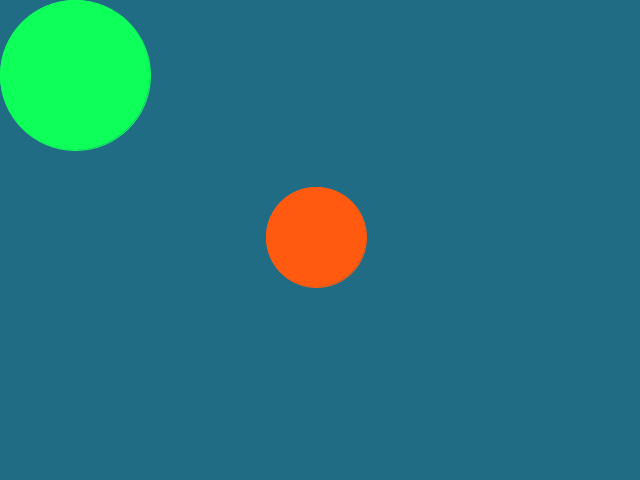
Frame 1 (no input)
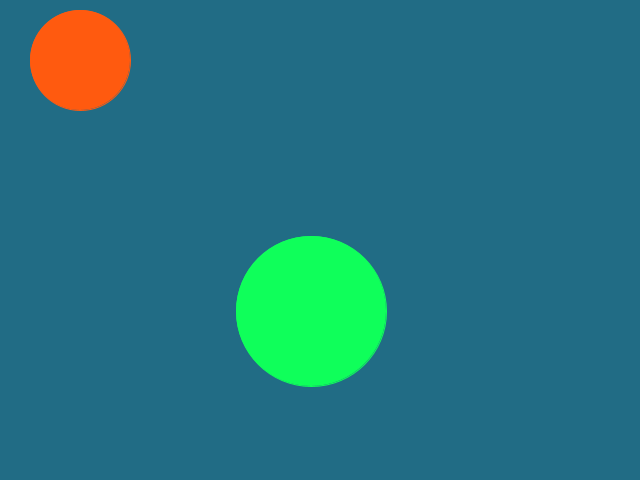
Frame 60 (the mouse pressed at the canvas centre just before this capture)
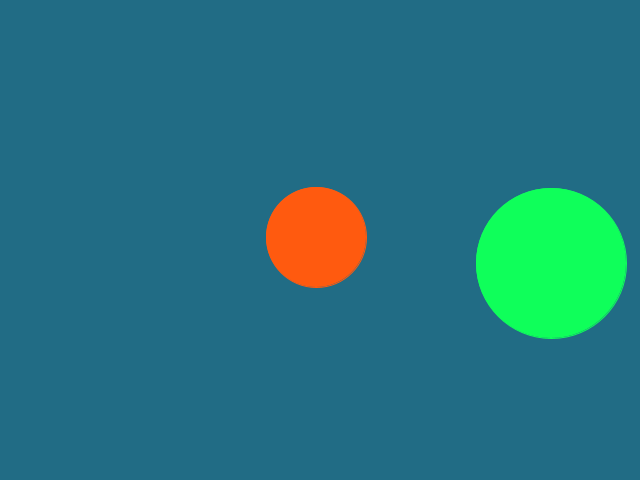
Frame 120 (the mouse held since frame 60 and released just before this capture)

The Processing sketch that drew these frames (run headless with seeded random() and noise(); from frame 60 on, the mouse is pressed at the canvas centre):

// Processing sketch: Programming_04
// ── Programming_04.pde
PVector circle; //Vector for the small circles possition
PVector mouse; //Vector for the mouses possition
//Ended up not really using this vector, but kept it since I'm wondering why the code didn't compute
PVector dif; //Vector for the difference between the circle and the mouse

PVector position; //Vector for the position of the bigger circle
PVector direction; //Vector for the direction of the bigger circle

void setup () 
{
  size(640, 480);

  circle = new PVector(width/2, height/2); //The small circle spawn in the middle of the screen
  mouse = new PVector (mouseX, mouseY); //The mouse vector is set to the position of the actual mouse pointer
  dif = new PVector();
  
  position = new PVector(75,75); //The bigger circle spawn in the top left corner of the screen
  direction = new PVector(4,4); //The bigger circle start moving towards the bottom right corner, at a slightly lower speed than the small circle
}

void draw ()
{
  background(33,108,133);
  
  circleToMouse();
  bouncingCircle();
}

void circleToMouse()
{
  dif.x = circle.x - mouseX; //Sets the values of the dif vector, wich is the distance
  dif.y = circle.y - mouseY;
  //dif.set(circle.sub(mouse)); //Unfortunately I couldn't get this to execute properly, would like to know why

  if (dif.mag() > 5) //The circle will only start moving if the mouse pointer has been moved at least 5 pixels, instead of spasmodically languish for input
  {
    dif.normalize(); //I think this sets the vectors values to between 0 and 1, wich means smaller more manageable floats
    dif.mult(5); //Sets the movement speed of the smaller circle. Noticed that a large number would render som interesting results
    circle.set(circle.sub(dif)); // Makes the circle move to a position between where it currently is and where the mouse pointer is
  }
  
  fill(255, 90, 15);
  stroke(255, 90, 15);
  ellipse(circle.x, circle.y, 100, 100); //Sets the color, margin and size of the small circle, and continually draws it in the proper position
}

void bouncingCircle()
{
  fill(15, 255, 90);
  stroke(15, 255, 90);
  ellipse(position.x, position.y, 150, 150); //Sets the color, margin and size of the bigger circle, and continually draws it in the proper position
  
  position.set(position.add(direction)); //Adds the values of the direction vector to the position vector of the bouncing circle
  if (position.x>width-75 || position.x<75) direction.x=direction.x/-1; //If the circle touches either side of the screen the direction is reversed
  if (position.y>height-75 || position.y<75) direction.y=direction.y/-1; //If the circle touches the top or the bottom of the screen the direction is reversed
}
